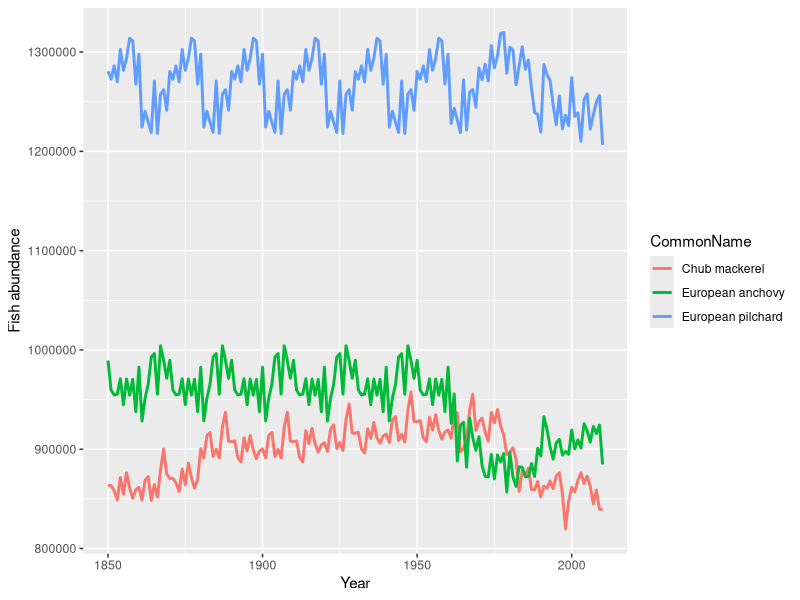
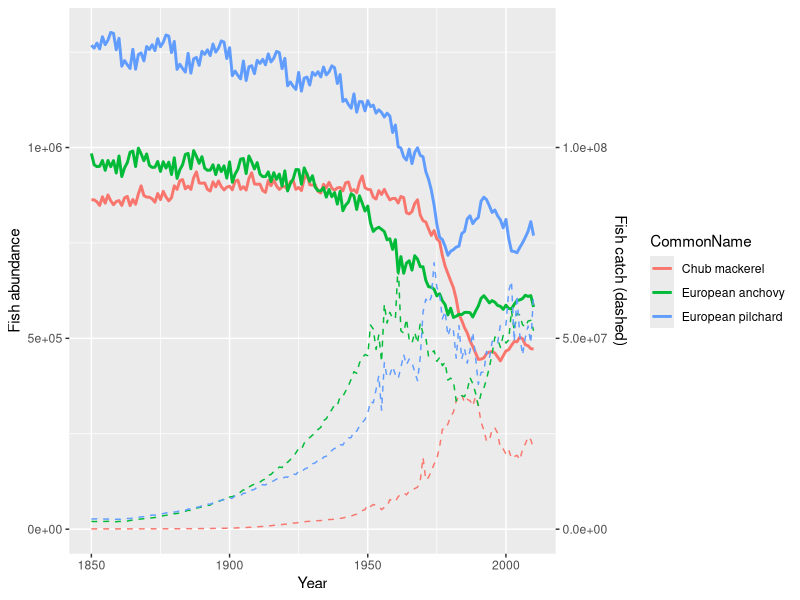

The R source for these figures, in order:
## ---- chunk 1
knitr::opts_chunk$set(echo = TRUE)
## ---- chunk 2
library(tidyverse)
## ---- chunk 3
fish_sim <- read.csv("fish_data.csv")
head(fish_sim)
## ---- chunk 4
plot_sims_no_fishing <- ggplot(data = fish_sim, aes(x = Year)) +
  geom_line(aes(y = Abd_noCatch, colour = CommonName), size = 1) +
  ylab("Fish abundance")
plot_sims_no_fishing
## ---- chunk 5
# Scale to be able to plot both axes
sc <- 100
plot_sims_with_fishing <- ggplot(data = fish_sim, aes(x = Year)) +
  geom_line(aes(y = Abd, colour = CommonName), size = 1) +
  geom_line(aes(y = Catch*sc, colour = CommonName), size = 0.5, lty = 2) +
  scale_y_continuous(
    
    # Features of the first axis
    name = "Fish abundance",
    
    # Add a second axis and specify its features
    sec.axis = sec_axis(~.*sc, name="Fish catch (dashed)"))

plot_sims_with_fishing
